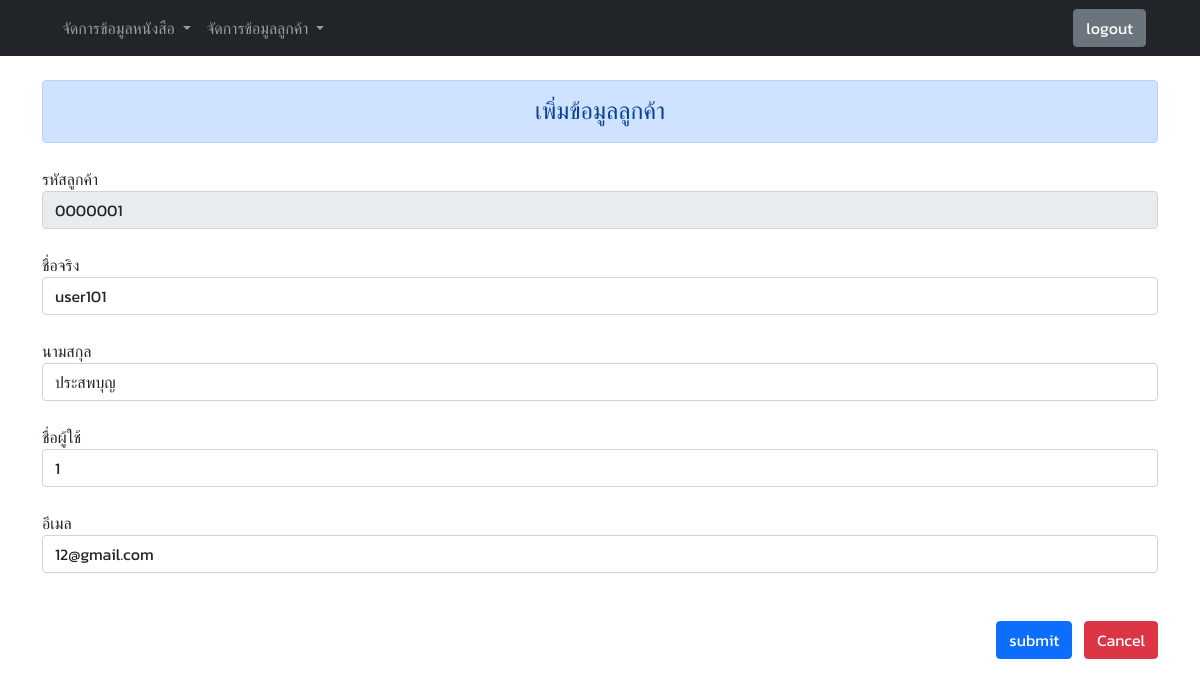
/admin/edit_cus.php?id=0000001, run on the app's committed database.
### tables this page shows
CREATE TABLE `customer` (
  `customer_id` int(7) UNSIGNED ZEROFILL NOT NULL COMMENT 'รหัส',
  `first_name` varchar(40) NOT NULL COMMENT 'ชื่อจริง',
  `last_name` varchar(40) NOT NULL COMMENT 'นามสกุล',
  `username` varchar(40) NOT NULL COMMENT 'ชื่อผู้ใช้',
  `email` varchar(40) NOT NULL COMMENT 'อีเมล',
  `password` varchar(128) NOT NULL COMMENT 'รหัสผ่าน'
);

### admin/edit_cus.php (the view, shortened to what this page needs)
<?php
    @include '../localhost/connect.php';
    $id = $_GET['id'];
    $sql = "SELECT * FROM customer WHERE customer_id='$id' ";
    $result = mysqli_query($conn, $sql);
    $row = mysqli_fetch_array($result);
?>
<!DOCTYPE html>
<html lang="en">
<head>
    <link rel="stylesheet" href="../style/font.css">
    <link rel="stylesheet" href="../bootstrap/css/bootstrap.min.css">
</head>
<body>
    <?php include 'navbar.php' ?>
    <div class="container">
        <div class="h4 text-center alert alert-primary mb-4 mt-4" role="alert">
            เพิ่มข้อมูลลูกค้า
        </div>
        <form action="update_cus.php" method="POST">
            <label>รหัสลูกค้า</label>
            <input type="text" value="<?=$row['customer_id']?>" name="customer_id" class="form-control mb-4" readonly>
            <label>ชื่อจริง</label>
            <input type="text" value="<?=$row['first_name']?>" name="first_name" class="form-control mb-4">
            <label>นามสกุล</label>
            <input type="text" value="<?=$row['last_name']?>" name="last_name" class="form-control mb-4">
            <label>ชื่อผู้ใช้</label>
            <input type="text" value="<?=$row['username']?>" name="username" class="form-control mb-4">
            <label>อีเมล</label>
            <input type="email" value="<?=$row['email']?>" name="email" class="form-control mb-4">
            <div class="float-end">
                <button type="submit" name="submit" class="btn btn-primary mt-4 mb-4">submit</button>
                <button type="submit" class="btn btn-danger ms-2">
                    <a class="text-white text-decoration-none" href="book_table.php">Cancel</a>
                </button>
            </div>
        </form>
    </div>
</body>
</html>

### data on the page
customer: customer_id "0000001", first_name "user101", last_name "ประสพบุญ", username "1", email "12@gmail.com"
